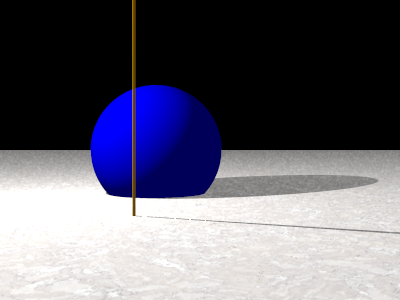
#> input picture ref.png, 400 x 300 px
$ python psnr.py   (Python 2 division)
#> lines starting #> are read from the running program, lines starting #| are printed output that depends on the picture
import cv2
import math
import numpy as np

refName = "ref.png"
imgName = "ref.png"

ref = cv2.imread(refName,0)
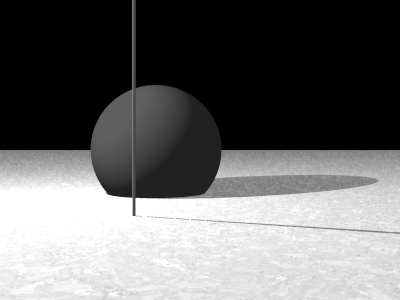
#> ref: shape (300, 400); min 0, max 255, mean 106.1
img = cv2.imread(imgName,0)

height = 300
width  = 400

mse = 0
for y in range(height):
    for x in range(width):
        dif = ref[y, x] - img[y, x]
        mse = mse + math.pow(dif , 2) / (height * width)
#> after the loop, mse = 0

#> (the run stopped early here; a loop or call above may not have finished)
